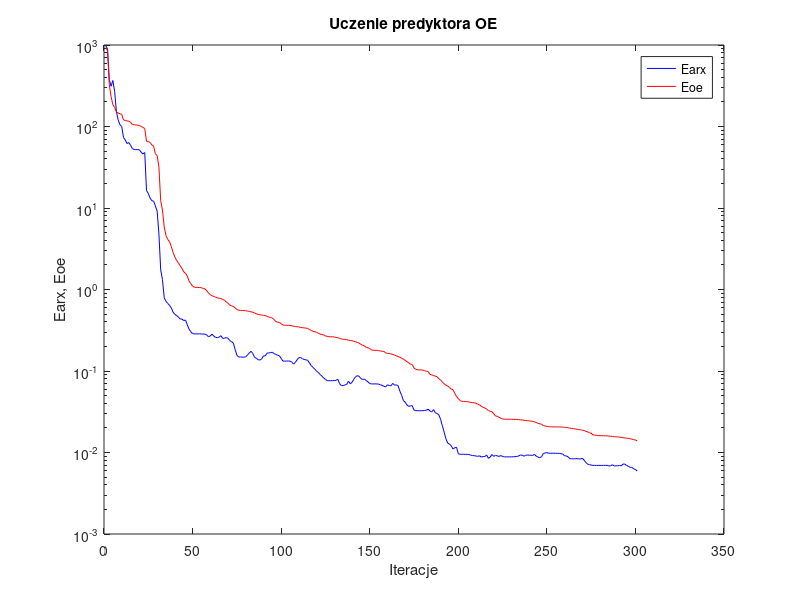
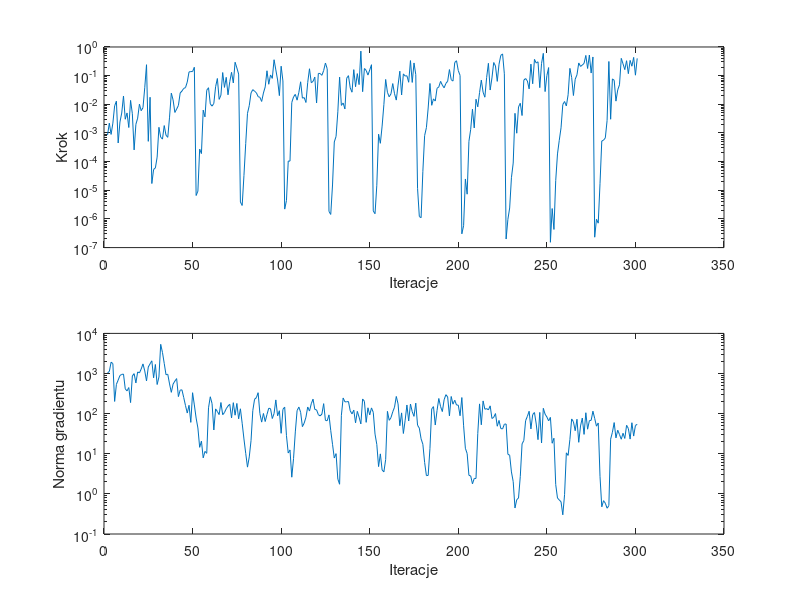

The MATLAB source for these figures, in order:
%uczenie predyktora oe
clear all;
n=0; farx(n+1)=9.765886e+002; foe(n+1)=9.317474e+002; wspucz(n+1)=0.000000e+000; ng(n+1)=0.000000e+000;
%odnowa zmiennej metryki
n=1; farx(n+1)=8.963211e+002; foe(n+1)=8.530811e+002; krok(n+1)=8.471113e-004; ng(n+1)=1.036992e+003;
n=2; farx(n+1)=3.741843e+002; foe(n+1)=3.251529e+002; krok(n+1)=2.204222e-003; ng(n+1)=1.123168e+003;
n=3; farx(n+1)=3.114485e+002; foe(n+1)=2.322995e+002; krok(n+1)=8.898758e-004; ng(n+1)=1.913426e+003;
n=4; farx(n+1)=3.670200e+002; foe(n+1)=1.851354e+002; krok(n+1)=2.199930e-003; ng(n+1)=1.767484e+003;
n=5; farx(n+1)=2.700617e+002; foe(n+1)=1.712947e+002; krok(n+1)=8.806488e-003; ng(n+1)=2.014018e+002;
n=6; farx(n+1)=1.533142e+002; foe(n+1)=1.510580e+002; krok(n+1)=1.287783e-002; ng(n+1)=5.384669e+002;
n=7; farx(n+1)=1.202699e+002; foe(n+1)=1.465286e+002; krok(n+1)=4.470330e-004; ng(n+1)=6.858168e+002;
n=8; farx(n+1)=1.051168e+002; foe(n+1)=1.434708e+002; krok(n+1)=2.404573e-003; ng(n+1)=8.934343e+002;
n=9; farx(n+1)=9.993713e+001; foe(n+1)=1.404177e+002; krok(n+1)=4.953534e-003; ng(n+1)=9.492020e+002;
n=10; farx(n+1)=7.344985e+001; foe(n+1)=1.204349e+002; krok(n+1)=1.948813e-002; ng(n+1)=9.667891e+002;
n=11; farx(n+1)=6.817764e+001; foe(n+1)=1.187396e+002; krok(n+1)=3.011555e-003; ng(n+1)=4.150084e+002;
n=12; farx(n+1)=6.179434e+001; foe(n+1)=1.169067e+002; krok(n+1)=5.000456e-003; ng(n+1)=3.687102e+002;
n=13; farx(n+1)=6.345122e+001; foe(n+1)=1.163595e+002; krok(n+1)=1.548346e-003; ng(n+1)=4.466362e+002;
n=14; farx(n+1)=5.888400e+001; foe(n+1)=1.125668e+002; krok(n+1)=1.370601e-002; ng(n+1)=1.886278e+002;
n=15; farx(n+1)=5.356118e+001; foe(n+1)=1.058670e+002; krok(n+1)=4.679447e-003; ng(n+1)=8.668458e+002;
n=16; farx(n+1)=5.233345e+001; foe(n+1)=1.051681e+002; krok(n+1)=2.563269e-004; ng(n+1)=9.931997e+002;
n=17; farx(n+1)=5.190219e+001; foe(n+1)=1.044884e+002; krok(n+1)=2.000848e-003; ng(n+1)=5.819548e+002;
n=18; farx(n+1)=5.217746e+001; foe(n+1)=1.038830e+002; krok(n+1)=3.286413e-003; ng(n+1)=1.094393e+003;
n=19; farx(n+1)=5.173344e+001; foe(n+1)=1.027154e+002; krok(n+1)=1.012183e-002; ng(n+1)=1.034078e+003;
n=20; farx(n+1)=4.819731e+001; foe(n+1)=1.002263e+002; krok(n+1)=5.977052e-003; ng(n+1)=1.298301e+003;
n=21; farx(n+1)=4.609041e+001; foe(n+1)=9.741603e+001; krok(n+1)=7.632150e-003; ng(n+1)=1.736282e+003;
n=22; farx(n+1)=4.792217e+001; foe(n+1)=9.441540e+001; krok(n+1)=3.778964e-002; ng(n+1)=1.161495e+003;
n=23; farx(n+1)=1.630798e+001; foe(n+1)=6.595546e+001; krok(n+1)=2.408726e-001; ng(n+1)=6.544567e+002;
n=24; farx(n+1)=1.511417e+001; foe(n+1)=6.547141e+001; krok(n+1)=5.104038e-004; ng(n+1)=1.452843e+003;
n=25; farx(n+1)=1.324147e+001; foe(n+1)=6.360839e+001; krok(n+1)=1.763378e-002; ng(n+1)=1.748157e+003;
%odnowa zmiennej metryki
n=26; farx(n+1)=1.229467e+001; foe(n+1)=5.955869e+001; krok(n+1)=1.718695e-005; ng(n+1)=2.071179e+003;
n=27; farx(n+1)=1.212996e+001; foe(n+1)=5.751510e+001; krok(n+1)=5.337612e-005; ng(n+1)=7.821438e+002;
n=28; farx(n+1)=1.061570e+001; foe(n+1)=4.628385e+001; krok(n+1)=6.016312e-005; ng(n+1)=1.680454e+003;
n=29; farx(n+1)=9.144617e+000; foe(n+1)=4.418206e+001; krok(n+1)=1.440576e-004; ng(n+1)=5.319379e+002;
n=30; farx(n+1)=4.799639e+000; foe(n+1)=3.179330e+001; krok(n+1)=1.575776e-003; ng(n+1)=8.145949e+002;
n=31; farx(n+1)=1.742797e+000; foe(n+1)=1.228399e+001; krok(n+1)=7.123994e-004; ng(n+1)=5.340594e+003;
n=32; farx(n+1)=1.323665e+000; foe(n+1)=9.470379e+000; krok(n+1)=6.100243e-004; ng(n+1)=3.351155e+003;
n=33; farx(n+1)=7.901656e-001; foe(n+1)=5.849410e+000; krok(n+1)=1.810600e-003; ng(n+1)=1.785708e+003;
n=34; farx(n+1)=7.178991e-001; foe(n+1)=4.597917e+000; krok(n+1)=8.336543e-004; ng(n+1)=9.317546e+002;
n=35; farx(n+1)=6.728456e-001; foe(n+1)=4.105630e+000; krok(n+1)=7.039256e-004; ng(n+1)=9.575065e+002;
n=36; farx(n+1)=6.389838e-001; foe(n+1)=3.858286e+000; krok(n+1)=3.558977e-003; ng(n+1)=5.501156e+002;
n=37; farx(n+1)=5.943956e-001; foe(n+1)=3.361873e+000; krok(n+1)=2.452306e-002; ng(n+1)=3.394401e+002;
n=38; farx(n+1)=5.263543e-001; foe(n+1)=2.842030e+000; krok(n+1)=1.417620e-002; ng(n+1)=5.457468e+002;
n=39; farx(n+1)=4.974369e-001; foe(n+1)=2.505831e+000; krok(n+1)=5.197906e-003; ng(n+1)=6.459427e+002;
n=40; farx(n+1)=4.778977e-001; foe(n+1)=2.272483e+000; krok(n+1)=6.802533e-003; ng(n+1)=7.478465e+002;
n=41; farx(n+1)=4.586367e-001; foe(n+1)=2.123838e+000; krok(n+1)=9.096510e-003; ng(n+1)=2.657411e+002;
n=42; farx(n+1)=4.343113e-001; foe(n+1)=1.957148e+000; krok(n+1)=2.476948e-002; ng(n+1)=3.852160e+002;
n=43; farx(n+1)=4.347460e-001; foe(n+1)=1.815719e+000; krok(n+1)=2.900728e-002; ng(n+1)=3.922027e+002;
n=44; farx(n+1)=4.152770e-001; foe(n+1)=1.647014e+000; krok(n+1)=3.586741e-002; ng(n+1)=2.522125e+002;
n=45; farx(n+1)=4.225965e-001; foe(n+1)=1.584861e+000; krok(n+1)=3.816957e-002; ng(n+1)=1.590819e+002;
n=46; farx(n+1)=3.695195e-001; foe(n+1)=1.465255e+000; krok(n+1)=5.985461e-002; ng(n+1)=1.034637e+002;
n=47; farx(n+1)=3.265683e-001; foe(n+1)=1.273867e+000; krok(n+1)=1.347359e-001; ng(n+1)=1.615524e+002;
n=48; farx(n+1)=3.038038e-001; foe(n+1)=1.181742e+000; krok(n+1)=1.387085e-001; ng(n+1)=6.057320e+001;
n=49; farx(n+1)=2.882545e-001; foe(n+1)=1.102066e+000; krok(n+1)=1.387540e-001; ng(n+1)=3.324346e+002;
n=50; farx(n+1)=2.851528e-001; foe(n+1)=1.065874e+000; krok(n+1)=1.961845e-001; ng(n+1)=1.644726e+002;
%odnowa zmiennej metryki
n=51; farx(n+1)=2.851575e-001; foe(n+1)=1.061543e+000; krok(n+1)=6.567791e-006; ng(n+1)=7.748306e+001;
n=52; farx(n+1)=2.851901e-001; foe(n+1)=1.060593e+000; krok(n+1)=9.301319e-006; ng(n+1)=4.401370e+001;
n=53; farx(n+1)=2.859353e-001; foe(n+1)=1.057701e+000; krok(n+1)=2.732662e-004; ng(n+1)=1.446434e+001;
n=54; farx(n+1)=2.845384e-001; foe(n+1)=1.052948e+000; krok(n+1)=1.906226e-004; ng(n+1)=2.060582e+001;
n=55; farx(n+1)=2.841372e-001; foe(n+1)=1.029921e+000; krok(n+1)=6.256921e-003; ng(n+1)=7.908698e+000;
n=56; farx(n+1)=2.840896e-001; foe(n+1)=1.016954e+000; krok(n+1)=3.625910e-003; ng(n+1)=1.144903e+001;
n=57; farx(n+1)=2.761104e-001; foe(n+1)=9.652450e-001; krok(n+1)=3.094863e-002; ng(n+1)=1.024608e+001;
n=58; farx(n+1)=2.627359e-001; foe(n+1)=9.070800e-001; krok(n+1)=3.790730e-002; ng(n+1)=1.398723e+002;
n=59; farx(n+1)=2.694263e-001; foe(n+1)=8.665119e-001; krok(n+1)=1.034502e-002; ng(n+1)=2.633224e+002;
n=60; farx(n+1)=2.829790e-001; foe(n+1)=8.393626e-001; krok(n+1)=8.631803e-003; ng(n+1)=1.778246e+002;
n=61; farx(n+1)=2.676958e-001; foe(n+1)=8.198219e-001; krok(n+1)=1.077104e-002; ng(n+1)=3.917680e+001;
n=62; farx(n+1)=2.589806e-001; foe(n+1)=8.049624e-001; krok(n+1)=4.109961e-002; ng(n+1)=1.313037e+002;
n=63; farx(n+1)=2.563494e-001; foe(n+1)=7.883746e-001; krok(n+1)=7.951813e-002; ng(n+1)=1.128732e+002;
n=64; farx(n+1)=2.605012e-001; foe(n+1)=7.819686e-001; krok(n+1)=1.486332e-002; ng(n+1)=9.461543e+001;
n=65; farx(n+1)=2.714973e-001; foe(n+1)=7.749053e-001; krok(n+1)=2.080275e-002; ng(n+1)=1.892958e+002;
n=66; farx(n+1)=2.509046e-001; foe(n+1)=7.534046e-001; krok(n+1)=1.282857e-001; ng(n+1)=9.404228e+001;
n=67; farx(n+1)=2.530798e-001; foe(n+1)=7.383525e-001; krok(n+1)=3.882853e-002; ng(n+1)=1.065225e+002;
n=68; farx(n+1)=2.566661e-001; foe(n+1)=7.040930e-001; krok(n+1)=8.732707e-002; ng(n+1)=1.327180e+002;
n=69; farx(n+1)=2.522145e-001; foe(n+1)=6.780530e-001; krok(n+1)=2.142359e-002; ng(n+1)=1.547332e+002;
n=70; farx(n+1)=2.366425e-001; foe(n+1)=6.435904e-001; krok(n+1)=6.189726e-002; ng(n+1)=1.711261e+002;
n=71; farx(n+1)=2.291113e-001; foe(n+1)=6.305312e-001; krok(n+1)=1.306634e-001; ng(n+1)=7.786439e+001;
n=72; farx(n+1)=2.201902e-001; foe(n+1)=6.204445e-001; krok(n+1)=5.558094e-002; ng(n+1)=1.875671e+002;
n=73; farx(n+1)=1.843987e-001; foe(n+1)=5.950735e-001; krok(n+1)=2.935451e-001; ng(n+1)=9.140194e+001;
n=74; farx(n+1)=1.566494e-001; foe(n+1)=5.696693e-001; krok(n+1)=1.865214e-001; ng(n+1)=1.795727e+002;
n=75; farx(n+1)=1.486102e-001; foe(n+1)=5.571124e-001; krok(n+1)=1.134226e-001; ng(n+1)=7.418505e+001;
%odnowa zmiennej metryki
n=76; farx(n+1)=1.484177e-001; foe(n+1)=5.529113e-001; krok(n+1)=3.907906e-006; ng(n+1)=1.320776e+002;
n=77; farx(n+1)=1.483412e-001; foe(n+1)=5.523710e-001; krok(n+1)=2.948946e-006; ng(n+1)=5.752754e+001;
n=78; farx(n+1)=1.479775e-001; foe(n+1)=5.513344e-001; krok(n+1)=3.271506e-005; ng(n+1)=2.339981e+001;
n=79; farx(n+1)=1.489175e-001; foe(n+1)=5.491666e-001; krok(n+1)=4.250148e-004; ng(n+1)=1.023648e+001;
n=80; farx(n+1)=1.579022e-001; foe(n+1)=5.433885e-001; krok(n+1)=4.841816e-003; ng(n+1)=4.642953e+000;
n=81; farx(n+1)=1.661646e-001; foe(n+1)=5.395197e-001; krok(n+1)=8.988693e-003; ng(n+1)=8.350734e+000;
n=82; farx(n+1)=1.744802e-001; foe(n+1)=5.318906e-001; krok(n+1)=2.490870e-002; ng(n+1)=2.127152e+001;
n=83; farx(n+1)=1.641060e-001; foe(n+1)=5.256672e-001; krok(n+1)=3.251545e-002; ng(n+1)=1.190853e+002;
n=84; farx(n+1)=1.471273e-001; foe(n+1)=5.142569e-001; krok(n+1)=2.857938e-002; ng(n+1)=2.289988e+002;
n=85; farx(n+1)=1.434715e-001; foe(n+1)=5.049394e-001; krok(n+1)=2.527804e-002; ng(n+1)=2.492936e+002;
n=86; farx(n+1)=1.375385e-001; foe(n+1)=4.947791e-001; krok(n+1)=1.853270e-002; ng(n+1)=3.326386e+002;
n=87; farx(n+1)=1.363090e-001; foe(n+1)=4.894270e-001; krok(n+1)=1.750226e-002; ng(n+1)=1.003525e+002;
n=88; farx(n+1)=1.403834e-001; foe(n+1)=4.856149e-001; krok(n+1)=1.256724e-002; ng(n+1)=6.148266e+001;
n=89; farx(n+1)=1.532699e-001; foe(n+1)=4.817496e-001; krok(n+1)=2.477353e-002; ng(n+1)=1.010020e+002;
n=90; farx(n+1)=1.533627e-001; foe(n+1)=4.792726e-001; krok(n+1)=4.048730e-002; ng(n+1)=6.361798e+001;
n=91; farx(n+1)=1.653925e-001; foe(n+1)=4.687274e-001; krok(n+1)=1.479692e-001; ng(n+1)=9.521507e+001;
n=92; farx(n+1)=1.664267e-001; foe(n+1)=4.598382e-001; krok(n+1)=5.005537e-002; ng(n+1)=1.366034e+002;
n=93; farx(n+1)=1.684067e-001; foe(n+1)=4.526876e-001; krok(n+1)=1.057221e-001; ng(n+1)=1.329839e+002;
n=94; farx(n+1)=1.696275e-001; foe(n+1)=4.471784e-001; krok(n+1)=8.033198e-002; ng(n+1)=7.550999e+001;
n=95; farx(n+1)=1.636159e-001; foe(n+1)=4.285678e-001; krok(n+1)=3.589327e-001; ng(n+1)=1.008106e+002;
n=96; farx(n+1)=1.593997e-001; foe(n+1)=4.032216e-001; krok(n+1)=1.586161e-001; ng(n+1)=2.198564e+002;
n=97; farx(n+1)=1.562429e-001; foe(n+1)=3.989878e-001; krok(n+1)=7.071636e-002; ng(n+1)=8.810998e+001;
n=98; farx(n+1)=1.534500e-001; foe(n+1)=3.941403e-001; krok(n+1)=2.008828e-002; ng(n+1)=1.181312e+002;
n=99; farx(n+1)=1.428719e-001; foe(n+1)=3.803788e-001; krok(n+1)=2.134155e-001; ng(n+1)=3.233316e+001;
n=100; farx(n+1)=1.323199e-001; foe(n+1)=3.664869e-001; krok(n+1)=6.504518e-002; ng(n+1)=1.279942e+002;
%odnowa zmiennej metryki
n=101; farx(n+1)=1.323180e-001; foe(n+1)=3.642576e-001; krok(n+1)=2.201936e-006; ng(n+1)=1.451435e+002;
n=102; farx(n+1)=1.323457e-001; foe(n+1)=3.640657e-001; krok(n+1)=4.373484e-006; ng(n+1)=2.829810e+001;
n=103; farx(n+1)=1.325538e-001; foe(n+1)=3.634891e-001; krok(n+1)=1.046887e-004; ng(n+1)=1.043054e+001;
n=104; farx(n+1)=1.322587e-001; foe(n+1)=3.625463e-001; krok(n+1)=1.042068e-004; ng(n+1)=1.245709e+001;
n=105; farx(n+1)=1.286760e-001; foe(n+1)=3.583276e-001; krok(n+1)=1.153579e-002; ng(n+1)=2.607287e+000;
n=106; farx(n+1)=1.215412e-001; foe(n+1)=3.543387e-001; krok(n+1)=1.808357e-002; ng(n+1)=7.650590e+000;
n=107; farx(n+1)=1.274945e-001; foe(n+1)=3.507108e-001; krok(n+1)=2.219272e-002; ng(n+1)=3.509360e+001;
n=108; farx(n+1)=1.372595e-001; foe(n+1)=3.490620e-001; krok(n+1)=1.394132e-002; ng(n+1)=1.192518e+002;
n=109; farx(n+1)=1.455433e-001; foe(n+1)=3.474377e-001; krok(n+1)=2.607440e-002; ng(n+1)=1.458728e+002;
n=110; farx(n+1)=1.464054e-001; foe(n+1)=3.424292e-001; krok(n+1)=6.105720e-002; ng(n+1)=1.080698e+002;
n=111; farx(n+1)=1.411313e-001; foe(n+1)=3.404677e-001; krok(n+1)=1.640492e-002; ng(n+1)=4.744326e+001;
n=112; farx(n+1)=1.386273e-001; foe(n+1)=3.382488e-001; krok(n+1)=1.716139e-002; ng(n+1)=5.806722e+001;
n=113; farx(n+1)=1.371968e-001; foe(n+1)=3.361202e-001; krok(n+1)=1.157634e-002; ng(n+1)=8.139657e+001;
n=114; farx(n+1)=1.350092e-001; foe(n+1)=3.324602e-001; krok(n+1)=5.793922e-002; ng(n+1)=1.465779e+002;
n=115; farx(n+1)=1.249803e-001; foe(n+1)=3.229510e-001; krok(n+1)=1.738735e-001; ng(n+1)=1.160069e+002;
n=116; farx(n+1)=1.165446e-001; foe(n+1)=3.141113e-001; krok(n+1)=5.671128e-002; ng(n+1)=1.765510e+002;
n=117; farx(n+1)=1.106276e-001; foe(n+1)=3.068730e-001; krok(n+1)=6.291255e-002; ng(n+1)=2.296929e+002;
n=118; farx(n+1)=1.053968e-001; foe(n+1)=3.034306e-001; krok(n+1)=8.892157e-002; ng(n+1)=1.273114e+002;
n=119; farx(n+1)=9.962109e-002; foe(n+1)=2.987812e-001; krok(n+1)=1.109636e-002; ng(n+1)=1.242437e+002;
n=120; farx(n+1)=9.600842e-002; foe(n+1)=2.909921e-001; krok(n+1)=1.196783e-001; ng(n+1)=9.426884e+001;
n=121; farx(n+1)=9.064181e-002; foe(n+1)=2.839269e-001; krok(n+1)=1.191056e-001; ng(n+1)=8.785855e+001;
n=122; farx(n+1)=8.655495e-002; foe(n+1)=2.798423e-001; krok(n+1)=1.024273e-001; ng(n+1)=9.719815e+001;
n=123; farx(n+1)=8.220893e-002; foe(n+1)=2.769334e-001; krok(n+1)=1.507961e-001; ng(n+1)=1.774558e+002;
n=124; farx(n+1)=7.895037e-002; foe(n+1)=2.703267e-001; krok(n+1)=2.760258e-001; ng(n+1)=6.789724e+001;
n=125; farx(n+1)=7.603155e-002; foe(n+1)=2.644326e-001; krok(n+1)=1.732520e-001; ng(n+1)=6.653282e+001;
%odnowa zmiennej metryki
n=126; farx(n+1)=7.601766e-002; foe(n+1)=2.634569e-001; krok(n+1)=1.831484e-006; ng(n+1)=9.311828e+001;
n=127; farx(n+1)=7.601577e-002; foe(n+1)=2.633301e-001; krok(n+1)=1.435714e-006; ng(n+1)=3.783574e+001;
n=128; farx(n+1)=7.615693e-002; foe(n+1)=2.629798e-001; krok(n+1)=1.530281e-005; ng(n+1)=1.720935e+001;
n=129; farx(n+1)=7.633342e-002; foe(n+1)=2.614141e-001; krok(n+1)=4.838390e-004; ng(n+1)=7.830388e+000;
n=130; farx(n+1)=7.682922e-002; foe(n+1)=2.578037e-001; krok(n+1)=7.581588e-004; ng(n+1)=1.007531e+001;
n=131; farx(n+1)=7.903932e-002; foe(n+1)=2.566087e-001; krok(n+1)=5.485375e-003; ng(n+1)=2.342752e+000;
n=132; farx(n+1)=6.990260e-002; foe(n+1)=2.507882e-001; krok(n+1)=8.877087e-002; ng(n+1)=1.737733e+000;
n=133; farx(n+1)=6.612060e-002; foe(n+1)=2.473125e-001; krok(n+1)=9.150227e-003; ng(n+1)=9.078123e+001;
n=134; farx(n+1)=6.621747e-002; foe(n+1)=2.452110e-001; krok(n+1)=1.109636e-002; ng(n+1)=2.456079e+002;
n=135; farx(n+1)=6.749566e-002; foe(n+1)=2.443800e-001; krok(n+1)=6.893113e-003; ng(n+1)=1.969608e+002;
n=136; farx(n+1)=6.842820e-002; foe(n+1)=2.423870e-001; krok(n+1)=8.139610e-002; ng(n+1)=1.976021e+002;
n=137; farx(n+1)=7.507139e-002; foe(n+1)=2.386242e-001; krok(n+1)=9.990853e-002; ng(n+1)=2.003135e+002;
n=138; farx(n+1)=6.975859e-002; foe(n+1)=2.368153e-001; krok(n+1)=3.742693e-002; ng(n+1)=1.173800e+002;
n=139; farx(n+1)=7.256730e-002; foe(n+1)=2.352079e-001; krok(n+1)=2.643052e-002; ng(n+1)=9.867562e+001;
n=140; farx(n+1)=7.920313e-002; foe(n+1)=2.317935e-001; krok(n+1)=1.619492e-001; ng(n+1)=1.223580e+002;
n=141; farx(n+1)=8.510214e-002; foe(n+1)=2.290192e-001; krok(n+1)=4.102364e-002; ng(n+1)=5.898157e+001;
n=142; farx(n+1)=8.767023e-002; foe(n+1)=2.239404e-001; krok(n+1)=1.178633e-001; ng(n+1)=1.140684e+002;
n=143; farx(n+1)=8.621005e-002; foe(n+1)=2.206795e-001; krok(n+1)=4.864952e-002; ng(n+1)=8.164654e+001;
n=144; farx(n+1)=8.091775e-002; foe(n+1)=2.118755e-001; krok(n+1)=7.178655e-001; ng(n+1)=5.547417e+001;
n=145; farx(n+1)=7.873349e-002; foe(n+1)=2.074817e-001; krok(n+1)=2.753897e-002; ng(n+1)=2.322399e+002;
n=146; farx(n+1)=7.964891e-002; foe(n+1)=2.032373e-001; krok(n+1)=1.775417e-001; ng(n+1)=2.025899e+002;
n=147; farx(n+1)=7.640483e-002; foe(n+1)=1.957460e-001; krok(n+1)=1.522124e-001; ng(n+1)=6.064419e+001;
n=148; farx(n+1)=7.362600e-002; foe(n+1)=1.931834e-001; krok(n+1)=1.046893e-001; ng(n+1)=1.399115e+002;
n=149; farx(n+1)=7.011964e-002; foe(n+1)=1.887315e-001; krok(n+1)=1.578639e-001; ng(n+1)=9.296236e+001;
n=150; farx(n+1)=6.947116e-002; foe(n+1)=1.808547e-001; krok(n+1)=2.409855e-001; ng(n+1)=1.389924e+002;
%odnowa zmiennej metryki
n=151; farx(n+1)=6.944614e-002; foe(n+1)=1.796574e-001; krok(n+1)=1.908145e-006; ng(n+1)=1.078779e+002;
n=152; farx(n+1)=6.944365e-002; foe(n+1)=1.795708e-001; krok(n+1)=1.522283e-006; ng(n+1)=3.081902e+001;
n=153; farx(n+1)=6.953704e-002; foe(n+1)=1.793047e-001; krok(n+1)=1.497616e-005; ng(n+1)=1.709306e+001;
n=154; farx(n+1)=6.897187e-002; foe(n+1)=1.781154e-001; krok(n+1)=9.053002e-004; ng(n+1)=4.787886e+000;
n=155; farx(n+1)=6.784251e-002; foe(n+1)=1.757832e-001; krok(n+1)=4.356664e-004; ng(n+1)=9.939039e+000;
n=156; farx(n+1)=6.675302e-002; foe(n+1)=1.748903e-001; krok(n+1)=1.735363e-003; ng(n+1)=3.952186e+000;
n=157; farx(n+1)=6.490433e-002; foe(n+1)=1.739158e-001; krok(n+1)=9.879138e-003; ng(n+1)=3.539541e+000;
n=158; farx(n+1)=6.375864e-002; foe(n+1)=1.668922e-001; krok(n+1)=7.360388e-002; ng(n+1)=7.178282e+000;
n=159; farx(n+1)=6.777938e-002; foe(n+1)=1.646237e-001; krok(n+1)=2.610641e-002; ng(n+1)=1.141622e+002;
n=160; farx(n+1)=6.642731e-002; foe(n+1)=1.638252e-001; krok(n+1)=1.829287e-002; ng(n+1)=6.816691e+001;
n=161; farx(n+1)=6.581291e-002; foe(n+1)=1.619853e-001; krok(n+1)=2.320653e-002; ng(n+1)=7.959737e+001;
n=162; farx(n+1)=7.053531e-002; foe(n+1)=1.598975e-001; krok(n+1)=5.286105e-002; ng(n+1)=1.110124e+002;
n=163; farx(n+1)=6.705711e-002; foe(n+1)=1.568036e-001; krok(n+1)=2.337492e-002; ng(n+1)=1.444163e+002;
n=164; farx(n+1)=6.759574e-002; foe(n+1)=1.533490e-001; krok(n+1)=1.401574e-002; ng(n+1)=2.680976e+002;
n=165; farx(n+1)=6.635216e-002; foe(n+1)=1.509805e-001; krok(n+1)=4.681906e-002; ng(n+1)=1.755706e+002;
n=166; farx(n+1)=5.667183e-002; foe(n+1)=1.468479e-001; krok(n+1)=1.428686e-001; ng(n+1)=4.996867e+001;
n=167; farx(n+1)=5.047974e-002; foe(n+1)=1.440477e-001; krok(n+1)=2.113198e-002; ng(n+1)=1.044184e+002;
n=168; farx(n+1)=4.336777e-002; foe(n+1)=1.390869e-001; krok(n+1)=1.150658e-001; ng(n+1)=3.201498e+001;
n=169; farx(n+1)=4.144385e-002; foe(n+1)=1.354892e-001; krok(n+1)=9.673938e-002; ng(n+1)=6.832885e+001;
n=170; farx(n+1)=3.839421e-002; foe(n+1)=1.299179e-001; krok(n+1)=9.907791e-002; ng(n+1)=1.641617e+002;
n=171; farx(n+1)=3.677715e-002; foe(n+1)=1.266060e-001; krok(n+1)=5.873647e-002; ng(n+1)=6.563706e+001;
n=172; farx(n+1)=3.736960e-002; foe(n+1)=1.214737e-001; krok(n+1)=3.355407e-001; ng(n+1)=1.736727e+002;
n=173; farx(n+1)=3.754781e-002; foe(n+1)=1.199738e-001; krok(n+1)=5.793922e-002; ng(n+1)=1.118202e+002;
n=174; farx(n+1)=3.309184e-002; foe(n+1)=1.090219e-001; krok(n+1)=2.774171e-001; ng(n+1)=8.556262e+001;
n=175; farx(n+1)=3.269778e-002; foe(n+1)=1.050062e-001; krok(n+1)=1.084933e-001; ng(n+1)=1.827478e+002;
%odnowa zmiennej metryki
n=176; farx(n+1)=3.256363e-002; foe(n+1)=1.033653e-001; krok(n+1)=1.168144e-005; ng(n+1)=5.149962e+001;
n=177; farx(n+1)=3.254850e-002; foe(n+1)=1.032385e-001; krok(n+1)=1.221589e-006; ng(n+1)=4.354079e+001;
n=178; farx(n+1)=3.254794e-002; foe(n+1)=1.032058e-001; krok(n+1)=1.103733e-006; ng(n+1)=2.357419e+001;
n=179; farx(n+1)=3.259045e-002; foe(n+1)=1.024314e-001; krok(n+1)=4.572173e-005; ng(n+1)=1.725542e+001;
n=180; farx(n+1)=3.281522e-002; foe(n+1)=1.007035e-001; krok(n+1)=8.100612e-004; ng(n+1)=6.054406e+000;
n=181; farx(n+1)=3.299015e-002; foe(n+1)=9.959716e-002; krok(n+1)=1.532691e-003; ng(n+1)=2.850776e+000;
n=182; farx(n+1)=3.404898e-002; foe(n+1)=9.838283e-002; krok(n+1)=7.444102e-003; ng(n+1)=2.887680e+000;
n=183; farx(n+1)=3.229494e-002; foe(n+1)=9.099895e-002; krok(n+1)=5.335388e-002; ng(n+1)=1.352424e+001;
n=184; farx(n+1)=3.144782e-002; foe(n+1)=8.967251e-002; krok(n+1)=9.231023e-003; ng(n+1)=1.319815e+002;
n=185; farx(n+1)=3.357183e-002; foe(n+1)=8.792204e-002; krok(n+1)=1.547817e-002; ng(n+1)=1.494734e+002;
n=186; farx(n+1)=3.079414e-002; foe(n+1)=8.661336e-002; krok(n+1)=1.296098e-002; ng(n+1)=5.206858e+001;
n=187; farx(n+1)=3.012093e-002; foe(n+1)=8.503545e-002; krok(n+1)=3.618094e-002; ng(n+1)=1.194056e+002;
n=188; farx(n+1)=2.895074e-002; foe(n+1)=8.047637e-002; krok(n+1)=4.030924e-002; ng(n+1)=2.387047e+002;
n=189; farx(n+1)=2.558638e-002; foe(n+1)=7.745297e-002; krok(n+1)=6.306675e-002; ng(n+1)=1.498441e+002;
n=190; farx(n+1)=2.133849e-002; foe(n+1)=7.314407e-002; krok(n+1)=4.663645e-002; ng(n+1)=1.125994e+002;
n=191; farx(n+1)=1.777397e-002; foe(n+1)=6.963692e-002; krok(n+1)=3.758985e-002; ng(n+1)=2.217961e+002;
n=192; farx(n+1)=1.478359e-002; foe(n+1)=6.713342e-002; krok(n+1)=5.359529e-002; ng(n+1)=2.968952e+002;
n=193; farx(n+1)=1.307487e-002; foe(n+1)=6.532958e-002; krok(n+1)=6.376768e-002; ng(n+1)=2.600720e+002;
n=194; farx(n+1)=1.269356e-002; foe(n+1)=6.293976e-002; krok(n+1)=1.630613e-001; ng(n+1)=8.795866e+001;
n=195; farx(n+1)=1.211457e-002; foe(n+1)=6.009928e-002; krok(n+1)=7.236188e-002; ng(n+1)=2.676341e+002;
n=196; farx(n+1)=1.103827e-002; foe(n+1)=5.893087e-002; krok(n+1)=6.458581e-002; ng(n+1)=1.719807e+002;
n=197; farx(n+1)=1.143945e-002; foe(n+1)=5.318855e-002; krok(n+1)=2.879025e-001; ng(n+1)=2.157486e+002;
n=198; farx(n+1)=1.158815e-002; foe(n+1)=4.871034e-002; krok(n+1)=3.311156e-001; ng(n+1)=1.640600e+002;
n=199; farx(n+1)=9.695788e-003; foe(n+1)=4.602620e-002; krok(n+1)=1.497423e-001; ng(n+1)=1.628444e+002;
n=200; farx(n+1)=9.506268e-003; foe(n+1)=4.334447e-002; krok(n+1)=1.020372e-001; ng(n+1)=8.859978e+001;
%odnowa zmiennej metryki
n=201; farx(n+1)=9.504213e-003; foe(n+1)=4.241618e-002; krok(n+1)=3.023397e-007; ng(n+1)=2.518465e+002;
n=202; farx(n+1)=9.503670e-003; foe(n+1)=4.233043e-002; krok(n+1)=5.818734e-007; ng(n+1)=4.980058e+001;
n=203; farx(n+1)=9.491904e-003; foe(n+1)=4.208684e-002; krok(n+1)=2.480406e-005; ng(n+1)=1.370608e+001;
n=204; farx(n+1)=9.486304e-003; foe(n+1)=4.204001e-002; krok(n+1)=7.303802e-006; ng(n+1)=1.011018e+001;
n=205; farx(n+1)=9.449943e-003; foe(n+1)=4.173483e-002; krok(n+1)=5.081655e-004; ng(n+1)=2.894652e+000;
n=206; farx(n+1)=9.287721e-003; foe(n+1)=4.110054e-002; krok(n+1)=1.339301e-003; ng(n+1)=2.805252e+000;
n=207; farx(n+1)=9.185446e-003; foe(n+1)=4.090541e-002; krok(n+1)=6.764823e-003; ng(n+1)=1.780909e+000;
n=208; farx(n+1)=9.150866e-003; foe(n+1)=4.084053e-002; krok(n+1)=1.499367e-003; ng(n+1)=2.426185e+000;
n=209; farx(n+1)=9.057742e-003; foe(n+1)=4.020884e-002; krok(n+1)=1.503401e-002; ng(n+1)=2.419427e+000;
n=210; farx(n+1)=8.972606e-003; foe(n+1)=3.917409e-002; krok(n+1)=8.161186e-003; ng(n+1)=3.194599e+001;
n=211; farx(n+1)=9.114368e-003; foe(n+1)=3.832858e-002; krok(n+1)=2.556212e-002; ng(n+1)=1.749563e+002;
n=212; farx(n+1)=8.796018e-003; foe(n+1)=3.687961e-002; krok(n+1)=6.995615e-002; ng(n+1)=5.276201e+001;
n=213; farx(n+1)=8.915251e-003; foe(n+1)=3.594347e-002; krok(n+1)=2.642647e-002; ng(n+1)=2.075261e+002;
n=214; farx(n+1)=8.940218e-003; foe(n+1)=3.512760e-002; krok(n+1)=1.767909e-002; ng(n+1)=1.289271e+002;
n=215; farx(n+1)=9.336993e-003; foe(n+1)=3.418909e-002; krok(n+1)=8.569436e-002; ng(n+1)=1.335705e+002;
n=216; farx(n+1)=8.488646e-003; foe(n+1)=3.260759e-002; krok(n+1)=2.694718e-001; ng(n+1)=1.237660e+002;
n=217; farx(n+1)=8.790788e-003; foe(n+1)=3.214554e-002; krok(n+1)=3.153338e-002; ng(n+1)=1.564139e+002;
n=218; farx(n+1)=9.450691e-003; foe(n+1)=3.167872e-002; krok(n+1)=8.321100e-002; ng(n+1)=7.569071e+001;
n=219; farx(n+1)=8.963260e-003; foe(n+1)=2.990103e-002; krok(n+1)=2.869393e-001; ng(n+1)=8.106414e+001;
n=220; farx(n+1)=9.232060e-003; foe(n+1)=2.807810e-002; krok(n+1)=2.168605e-001; ng(n+1)=1.004072e+002;
n=221; farx(n+1)=9.104134e-003; foe(n+1)=2.780290e-002; krok(n+1)=6.306675e-002; ng(n+1)=4.854373e+001;
n=222; farx(n+1)=8.935651e-003; foe(n+1)=2.710168e-002; krok(n+1)=2.507212e-001; ng(n+1)=6.779035e+001;
n=223; farx(n+1)=9.192421e-003; foe(n+1)=2.630797e-002; krok(n+1)=5.108389e-001; ng(n+1)=4.249682e+001;
n=224; farx(n+1)=8.935063e-003; foe(n+1)=2.581056e-002; krok(n+1)=5.726839e-001; ng(n+1)=4.160791e+001;
n=225; farx(n+1)=8.841421e-003; foe(n+1)=2.562578e-002; krok(n+1)=1.158784e-001; ng(n+1)=5.442534e+001;
%odnowa zmiennej metryki
n=226; farx(n+1)=8.841334e-003; foe(n+1)=2.559672e-002; krok(n+1)=1.991241e-007; ng(n+1)=5.524601e+001;
n=227; farx(n+1)=8.841276e-003; foe(n+1)=2.559208e-002; krok(n+1)=9.682870e-007; ng(n+1)=9.701764e+000;
n=228; farx(n+1)=8.841594e-003; foe(n+1)=2.557968e-002; krok(n+1)=2.411899e-006; ng(n+1)=9.210914e+000;
n=229; farx(n+1)=8.845026e-003; foe(n+1)=2.555844e-002; krok(n+1)=2.746916e-005; ng(n+1)=3.521690e+000;
n=230; farx(n+1)=8.846582e-003; foe(n+1)=2.552765e-002; krok(n+1)=8.923578e-005; ng(n+1)=2.024259e+000;
n=231; farx(n+1)=8.907348e-003; foe(n+1)=2.547814e-002; krok(n+1)=4.845858e-003; ng(n+1)=4.450472e-001;
n=232; farx(n+1)=8.939855e-003; foe(n+1)=2.545805e-002; krok(n+1)=9.793797e-004; ng(n+1)=7.178032e-001;
n=233; farx(n+1)=9.058309e-003; foe(n+1)=2.537013e-002; krok(n+1)=8.099144e-003; ng(n+1)=7.885733e-001;
n=234; farx(n+1)=9.287772e-003; foe(n+1)=2.518941e-002; krok(n+1)=1.086709e-002; ng(n+1)=2.730017e+000;
n=235; farx(n+1)=9.318633e-003; foe(n+1)=2.514520e-002; krok(n+1)=4.055547e-003; ng(n+1)=1.766396e+001;
n=236; farx(n+1)=9.002396e-003; foe(n+1)=2.481387e-002; krok(n+1)=6.995615e-002; ng(n+1)=2.138105e+001;
n=237; farx(n+1)=9.206507e-003; foe(n+1)=2.469623e-002; krok(n+1)=7.919636e-002; ng(n+1)=6.696315e+001;
n=238; farx(n+1)=9.328852e-003; foe(n+1)=2.456668e-002; krok(n+1)=6.524238e-002; ng(n+1)=8.562270e+001;
n=239; farx(n+1)=9.251670e-003; foe(n+1)=2.444058e-002; krok(n+1)=3.450322e-002; ng(n+1)=1.146187e+002;
n=240; farx(n+1)=9.269103e-003; foe(n+1)=2.425451e-002; krok(n+1)=2.522954e-001; ng(n+1)=4.159422e+001;
n=241; farx(n+1)=9.209663e-003; foe(n+1)=2.412389e-002; krok(n+1)=5.205007e-002; ng(n+1)=9.479368e+001;
n=242; farx(n+1)=9.495597e-003; foe(n+1)=2.376261e-002; krok(n+1)=3.691454e-001; ng(n+1)=1.065426e+002;
n=243; farx(n+1)=9.002695e-003; foe(n+1)=2.337151e-002; krok(n+1)=2.745822e-001; ng(n+1)=5.496794e+001;
n=244; farx(n+1)=8.781002e-003; foe(n+1)=2.276853e-002; krok(n+1)=3.047347e-001; ng(n+1)=2.248720e+001;
n=245; farx(n+1)=8.616097e-003; foe(n+1)=2.252707e-002; krok(n+1)=3.805310e-002; ng(n+1)=1.073347e+002;
n=246; farx(n+1)=8.887524e-003; foe(n+1)=2.216845e-002; krok(n+1)=2.681247e-001; ng(n+1)=1.854616e+001;
n=247; farx(n+1)=9.718259e-003; foe(n+1)=2.142584e-002; krok(n+1)=6.000244e-001; ng(n+1)=1.358728e+002;
n=248; farx(n+1)=9.862947e-003; foe(n+1)=2.119935e-002; krok(n+1)=2.779047e-002; ng(n+1)=9.705650e+001;
n=249; farx(n+1)=9.973894e-003; foe(n+1)=2.097069e-002; krok(n+1)=1.001107e-001; ng(n+1)=8.271541e+001;
n=250; farx(n+1)=9.789391e-003; foe(n+1)=2.072630e-002; krok(n+1)=1.913888e-001; ng(n+1)=6.602385e+001;
%odnowa zmiennej metryki
n=251; farx(n+1)=9.789147e-003; foe(n+1)=2.066985e-002; krok(n+1)=1.532614e-007; ng(n+1)=8.074243e+001;
n=252; farx(n+1)=9.790853e-003; foe(n+1)=2.062132e-002; krok(n+1)=2.306496e-006; ng(n+1)=1.828633e+001;
n=253; farx(n+1)=9.790879e-003; foe(n+1)=2.060913e-002; krok(n+1)=4.295586e-007; ng(n+1)=2.436857e+001;
n=254; farx(n+1)=9.789025e-003; foe(n+1)=2.060536e-002; krok(n+1)=2.190752e-005; ng(n+1)=1.706361e+000;
n=255; farx(n+1)=9.783361e-003; foe(n+1)=2.059508e-002; krok(n+1)=1.858107e-004; ng(n+1)=7.862573e-001;
n=256; farx(n+1)=9.757520e-003; foe(n+1)=2.057662e-002; krok(n+1)=5.524716e-004; ng(n+1)=7.057687e-001;
n=257; farx(n+1)=9.657420e-003; foe(n+1)=2.053740e-002; krok(n+1)=1.510644e-003; ng(n+1)=6.350557e-001;
n=258; farx(n+1)=9.574052e-003; foe(n+1)=2.048460e-002; krok(n+1)=9.832841e-003; ng(n+1)=3.007787e-001;
n=259; farx(n+1)=9.118397e-003; foe(n+1)=2.035758e-002; krok(n+1)=1.251384e-002; ng(n+1)=9.632795e-001;
n=260; farx(n+1)=9.077045e-003; foe(n+1)=2.033184e-002; krok(n+1)=8.751130e-003; ng(n+1)=1.054614e+001;
n=261; farx(n+1)=8.839885e-003; foe(n+1)=2.012284e-002; krok(n+1)=2.156300e-002; ng(n+1)=9.090863e+000;
n=262; farx(n+1)=8.398558e-003; foe(n+1)=1.989955e-002; krok(n+1)=1.794664e-001; ng(n+1)=2.270131e+001;
n=263; farx(n+1)=8.401455e-003; foe(n+1)=1.969790e-002; krok(n+1)=8.643496e-002; ng(n+1)=7.381948e+001;
n=264; farx(n+1)=8.358062e-003; foe(n+1)=1.962386e-002; krok(n+1)=2.025137e-002; ng(n+1)=6.269606e+001;
n=265; farx(n+1)=8.372729e-003; foe(n+1)=1.945860e-002; krok(n+1)=7.527621e-002; ng(n+1)=3.750721e+001;
n=266; farx(n+1)=8.405169e-003; foe(n+1)=1.928752e-002; krok(n+1)=1.067078e-001; ng(n+1)=7.247504e+001;
n=267; farx(n+1)=8.357147e-003; foe(n+1)=1.910114e-002; krok(n+1)=2.778419e-001; ng(n+1)=1.930348e+001;
n=268; farx(n+1)=8.310111e-003; foe(n+1)=1.899061e-002; krok(n+1)=2.097829e-001; ng(n+1)=4.926263e+001;
n=269; farx(n+1)=8.503081e-003; foe(n+1)=1.880367e-002; krok(n+1)=2.340680e-001; ng(n+1)=7.765703e+001;
n=270; farx(n+1)=8.072524e-003; foe(n+1)=1.860278e-002; krok(n+1)=2.682636e-001; ng(n+1)=3.040712e+001;
n=271; farx(n+1)=7.527388e-003; foe(n+1)=1.821908e-002; krok(n+1)=5.076613e-001; ng(n+1)=1.052590e+002;
n=272; farx(n+1)=7.216811e-003; foe(n+1)=1.791234e-002; krok(n+1)=1.778431e-001; ng(n+1)=4.092249e+001;
n=273; farx(n+1)=7.074596e-003; foe(n+1)=1.745673e-002; krok(n+1)=5.243733e-001; ng(n+1)=6.705989e+001;
n=274; farx(n+1)=7.032364e-003; foe(n+1)=1.725568e-002; krok(n+1)=1.232694e-001; ng(n+1)=6.804409e+001;
n=275; farx(n+1)=6.945884e-003; foe(n+1)=1.643910e-002; krok(n+1)=4.485036e-001; ng(n+1)=1.152101e+002;
%odnowa zmiennej metryki
n=276; farx(n+1)=6.945808e-003; foe(n+1)=1.636750e-002; krok(n+1)=2.306676e-007; ng(n+1)=7.591047e+001;
n=277; farx(n+1)=6.947137e-003; foe(n+1)=1.620873e-002; krok(n+1)=9.743479e-007; ng(n+1)=4.872119e+001;
n=278; farx(n+1)=6.947376e-003; foe(n+1)=1.607877e-002; krok(n+1)=7.116681e-007; ng(n+1)=5.854541e+001;
n=279; farx(n+1)=6.948584e-003; foe(n+1)=1.607150e-002; krok(n+1)=1.695813e-005; ng(n+1)=2.731938e+000;
n=280; farx(n+1)=6.947903e-003; foe(n+1)=1.606562e-002; krok(n+1)=5.236811e-004; ng(n+1)=4.759206e-001;
n=281; farx(n+1)=6.949661e-003; foe(n+1)=1.605357e-002; krok(n+1)=5.598060e-004; ng(n+1)=6.774167e-001;
n=282; farx(n+1)=6.954881e-003; foe(n+1)=1.604615e-002; krok(n+1)=6.738436e-004; ng(n+1)=5.849102e-001;
n=283; farx(n+1)=6.958967e-003; foe(n+1)=1.604242e-002; krok(n+1)=2.716773e-003; ng(n+1)=4.390776e-001;
n=284; farx(n+1)=6.838282e-003; foe(n+1)=1.590301e-002; krok(n+1)=3.119789e-001; ng(n+1)=5.080398e-001;
n=285; farx(n+1)=6.861567e-003; foe(n+1)=1.587142e-002; krok(n+1)=3.011555e-003; ng(n+1)=2.308533e+001;
n=286; farx(n+1)=7.074936e-003; foe(n+1)=1.574973e-002; krok(n+1)=7.704757e-002; ng(n+1)=3.432438e+001;
n=287; farx(n+1)=6.853239e-003; foe(n+1)=1.560023e-002; krok(n+1)=6.900644e-002; ng(n+1)=5.986500e+001;
n=288; farx(n+1)=6.851505e-003; foe(n+1)=1.558738e-002; krok(n+1)=1.290032e-002; ng(n+1)=2.486972e+001;
n=289; farx(n+1)=6.886669e-003; foe(n+1)=1.553373e-002; krok(n+1)=3.178877e-002; ng(n+1)=3.865438e+001;
n=290; farx(n+1)=6.917682e-003; foe(n+1)=1.544494e-002; krok(n+1)=4.784719e-002; ng(n+1)=3.014983e+001;
n=291; farx(n+1)=6.879351e-003; foe(n+1)=1.532883e-002; krok(n+1)=4.014974e-001; ng(n+1)=2.302169e+001;
n=292; farx(n+1)=7.215785e-003; foe(n+1)=1.517547e-002; krok(n+1)=2.587256e-001; ng(n+1)=3.246771e+001;
n=293; farx(n+1)=7.220792e-003; foe(n+1)=1.508718e-002; krok(n+1)=1.619492e-001; ng(n+1)=2.408293e+001;
n=294; farx(n+1)=6.930721e-003; foe(n+1)=1.498288e-002; krok(n+1)=3.321888e-001; ng(n+1)=5.121181e+001;
n=295; farx(n+1)=6.779110e-003; foe(n+1)=1.492186e-002; krok(n+1)=1.171506e-001; ng(n+1)=4.262890e+001;
n=296; farx(n+1)=6.576190e-003; foe(n+1)=1.475646e-002; krok(n+1)=3.404866e-001; ng(n+1)=2.320888e+001;
n=297; farx(n+1)=6.568096e-003; foe(n+1)=1.457469e-002; krok(n+1)=2.134155e-001; ng(n+1)=5.935891e+001;
n=298; farx(n+1)=6.301929e-003; foe(n+1)=1.434840e-002; krok(n+1)=4.329486e-001; ng(n+1)=2.759654e+001;
n=299; farx(n+1)=6.203215e-003; foe(n+1)=1.426351e-002; krok(n+1)=1.037624e-001; ng(n+1)=5.072052e+001;
n=300; farx(n+1)=5.910895e-003; foe(n+1)=1.385067e-002; krok(n+1)=4.004429e-001; ng(n+1)=5.422602e+001;

figure; semilogy(farx,'b'); hold on; semilogy(foe,'r'); xlabel('Iteracje'); ylabel('Earx, Eoe'); legend('Earx','Eoe'); title('Uczenie predyktora OE');
figure; subplot(2,1,1); semilogy(krok); xlabel('Iteracje'); ylabel('Krok');
subplot(2,1,2); semilogy(ng); xlabel('Iteracje'); ylabel('Norma gradientu');
Earx=farx(n+1)
Eoe=foe(n+1)
